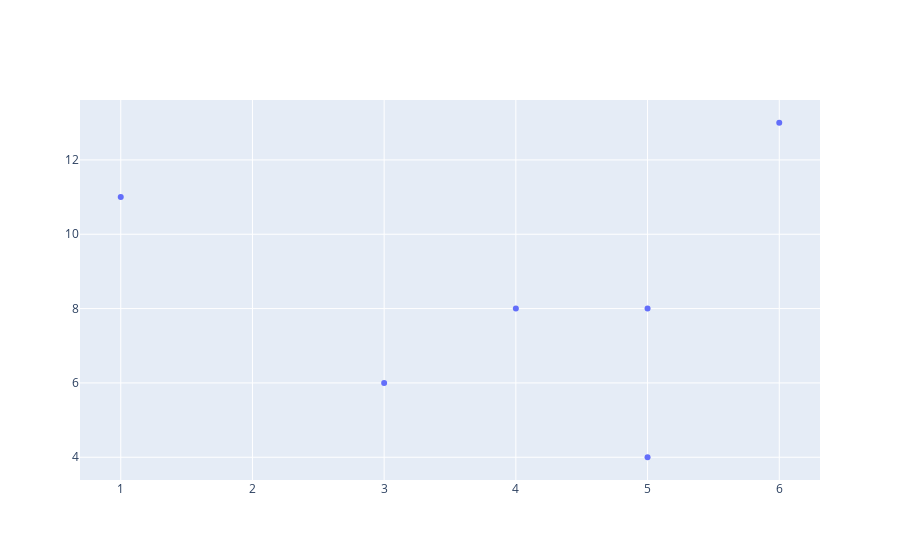

The notebook cell this image was saved under:
### Markdown cell above
The lines are getting in the way.  Let's remove all of the connecting lines by setting `mode = "markers"`.  Then, let's also set labels to each of the dots, by setting `text` equal to a list of our names.

### Code cell
trace1 = dict(x=[4, 1, 5, 6, 3, 5],
              y=[8, 11, 8, 13, 6, 4], 
              mode="markers", 
              text=["bob", "suzie", "fred", "edgar", "steven", "natalie"],)


plotly.offline.iplot([trace1])

# much better :)

### Figure 1 — Plotly figure (JSON) as saved in the notebook; plotly's stock layout.template omitted (floating-point values rounded to 4 significant figures)
{"data": [{"mode": "markers", "text": ["bob", "suzie", "fred", "edgar", "steven", "natalie"], "type": "scatter", "x": [4, 1, 5, 6, 3, 5], "y": [8, 11, 8, 13, 6, 4]}], "layout": {}}
